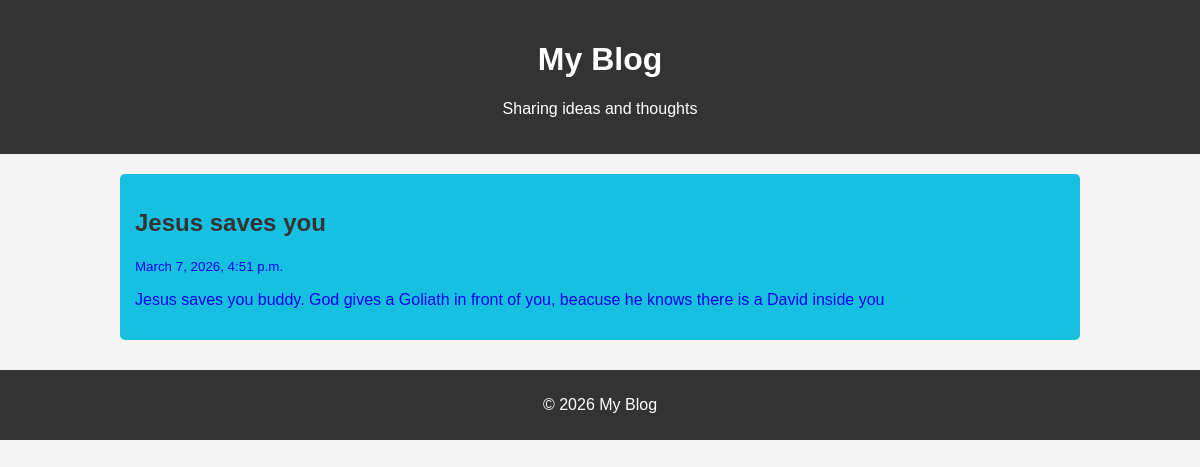
The page /viewblog/1 on the database its author committed.
### blog1/models.py (models this page shows)
class Blog(models.Model):
    title=models.CharField(max_length=50)
    blog_body=models.CharField(max_length=500)
    created_date=models.DateTimeField(default=datetime.now,blank=True)

### blog1/views.py (the view)
# urls.py: path('viewblog/<str:pk>',views.blogs,name='viewblog'),
def blogs(request,pk):
    Blogs=Blog.objects.get(id=pk)
    return render(request,"view_blog.html",{'Blogs':Blogs})

### templates/view_blog.html (shortened to what this page needs)
<!DOCTYPE html>
<html lang="en">
<head>
</head>
<body>
<header>
    <h1>My Blog</h1>
    <p>Sharing ideas and thoughts</p>
</header>
<div class="container">
    <div class="post">
      <a style="text-decoration: none";     href="#">
        <h2>{{Blogs.title}}</h2>
        <p><small>{{Blogs.created_date}}</small></p>
        <p>{{Blogs.blog_body}}</p>
      </a>
    </div>
</div>
<footer>
    <p>© 2026 My Blog</p>
</footer>
</body>
</html>

### templates/view_blog.html (style rules this page uses)
body { font-family: Arial, sans-serif; margin:0; background:#f4f4f4; }
header { background:#333; color:white; text-align:center; padding:20px; }
.container { width:80%; margin:auto; margin-top:20px; }
.post { background:rgb(23, 192, 225); padding:15px; margin-bottom:20px; border-radius:5px; }
.post h2 { color:#333; }
footer { background:#333; color:white; text-align:center; padding:10px; margin-top:30px; }

### rows shown on the page
Blog: title "Jesus saves you", created_date "March 7, 2026, 4:51 p.m.", blog_body "Jesus saves you buddy. God gives a Goliath in front of you, beacuse he knows there is a David inside you"
